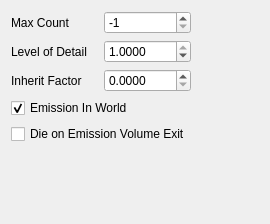
<?xml version="1.0" encoding="UTF-8"?>
<ui version="4.0">
 <class>emissionAttrWidget</class>
 <widget class="QWidget" name="emissionAttrWidget">
  <property name="geometry">
   <rect>
    <x>0</x>
    <y>0</y>
    <width>270</width>
    <height>224</height>
   </rect>
  </property>
  <property name="windowTitle">
   <string>Form</string>
  </property>
  <layout class="QGridLayout" name="gridLayout">
   <item row="0" column="0">
    <widget class="QLabel" name="maxCountLabel">
     <property name="text">
      <string>Max Count</string>
     </property>
    </widget>
   </item>
   <item row="0" column="1">
    <widget class="QSpinBox" name="maxCount">
     <property name="minimum">
      <number>-1</number>
     </property>
     <property name="maximum">
      <number>100000000</number>
     </property>
     <property name="value">
      <number>-1</number>
     </property>
    </widget>
   </item>
   <item row="1" column="0">
    <widget class="QLabel" name="levelOfDetailLabel">
     <property name="text">
      <string>Level of Detail</string>
     </property>
    </widget>
   </item>
   <item row="1" column="1">
    <widget class="QDoubleSpinBox" name="levelOfDetail">
     <property name="decimals">
      <number>4</number>
     </property>
     <property name="maximum">
      <double>1.000000000000000</double>
     </property>
     <property name="singleStep">
      <double>0.010000000000000</double>
     </property>
     <property name="value">
      <double>1.000000000000000</double>
     </property>
    </widget>
   </item>
   <item row="2" column="0">
    <widget class="QLabel" name="inheritFactorLabel">
     <property name="text">
      <string>Inherit Factor</string>
     </property>
    </widget>
   </item>
   <item row="2" column="1">
    <widget class="QDoubleSpinBox" name="inheritFactor">
     <property name="decimals">
      <number>4</number>
     </property>
     <property name="maximum">
      <double>1.000000000000000</double>
     </property>
     <property name="singleStep">
      <double>0.010000000000000</double>
     </property>
     <property name="value">
      <double>0.000000000000000</double>
     </property>
    </widget>
   </item>
   <item row="3" column="0" colspan="2">
    <widget class="QCheckBox" name="emissionInWorld">
     <property name="text">
      <string>Emission In World</string>
     </property>
     <property name="checked">
      <bool>true</bool>
     </property>
    </widget>
   </item>
   <item row="4" column="0" colspan="2">
    <widget class="QCheckBox" name="dieOnEmissionVolExit">
     <property name="text">
      <string>Die on Emission Volume Exit</string>
     </property>
    </widget>
   </item>
   <item row="5" column="0">
    <spacer name="verticalSpacer">
     <property name="orientation">
      <enum>Qt::Vertical</enum>
     </property>
     <property name="sizeHint" stdset="0">
      <size>
       <width>20</width>
       <height>40</height>
      </size>
     </property>
    </spacer>
   </item>
   <item row="2" column="2">
    <spacer name="horizontalSpacer">
     <property name="orientation">
      <enum>Qt::Horizontal</enum>
     </property>
     <property name="sizeHint" stdset="0">
      <size>
       <width>40</width>
       <height>20</height>
      </size>
     </property>
    </spacer>
   </item>
  </layout>
 </widget>
 <resources/>
 <connections/>
</ui>
